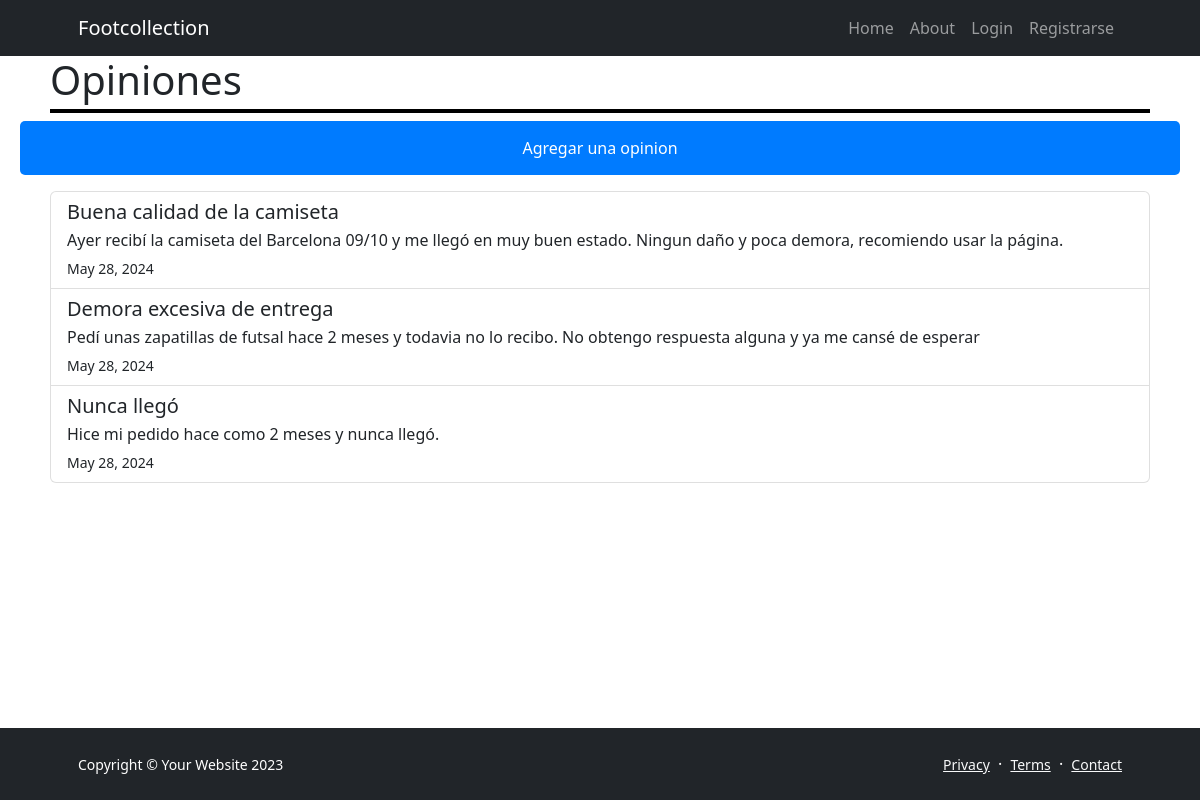
The app's page /opiniones/ with its own data.
### Opiniones/models.py (models this page shows, shortened)
class Opinion(models.Model):
    titulo = models.CharField(max_length=200)
    reseña = models.TextField(null=True, blank=True, verbose_name="reseña")
    fecha_actualizacion = models.DateField(
        null=True, blank=True, default=timezone.now, editable=False, verbose_name="fecha de actualización"
    )

### Opiniones/views.py (the view)
# urls.py: path("", views.home, name="home"),
def home(request):
    query = models.Opinion.objects.all()
    context = {"opiniones": query}
    return render(request, "Opiniones/index.html", context)

### Opiniones/templates/Opiniones/index.html (shortened to what this page needs)
{% extends 'core/base.html' %}
{% block title %}
    <h1 class="titulo">Opiniones</h1>
{% endblock title %}
{% block contenido %}
    <p><a href="{% url 'Opiniones:agregaropinion' %}" class="boton">Agregar una opinion</a></p>
    <ul class="list-group contenido">
      {% for opinion in opiniones %}
          <li class="list-group-item">
              <h5 class="mb-1">{{ opinion.titulo }}</h5>
              <p class="mb-1">{{ opinion.reseña }}</p>
              <small>{{ opinion.fecha_actualizacion }}</small>
          </li>
      {% endfor %}
  </ul>
{% endblock contenido %}

### Opiniones/templates/Opiniones/index.html (style rules this page uses)
.titulo { margin-left: 50px; border-bottom: 4px solid black; padding-bottom: 5px; margin-right: 50px }
.boton { display: block; width: calc(100% - 40px); margin: 0 auto; background-color: #007bff; color: #fff; padding: 15px 20px; text-align: center; text-decoration: none; border: none; border-radius: 5px; cursor: pointer; font-size: 16px; box-sizing: border-box; }
.contenido { margin-left:50px; margin-right:50px }

### records on screen
Opinion: titulo "Buena calidad de la camiseta", reseña "Ayer recibí la camiseta del Barcelona 09/10 y me llegó en muy buen estado. Ningun daño y poca demora, recomiendo usar la página.", fecha_actualizacion "May 28, 2024"
Opinion: titulo "Demora excesiva de entrega", reseña "Pedí unas zapatillas de futsal hace 2 meses y todavia no lo recibo. No obtengo respuesta alguna y ya me cansé de esperar", fecha_actualizacion "May 28, 2024"
Opinion: titulo "Nunca llegó", reseña "Hice mi pedido hace como 2 meses y nunca llegó.", fecha_actualizacion "May 28, 2024"
